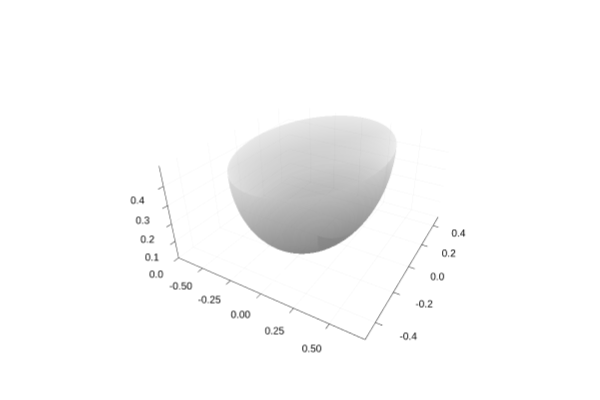

Notebook code cell kept with this figure:
### Code cell
using Plots
plotlyjs()

function substrate_surface_arrays(Ra; layers=60, nθ=30)
    phi = range(0, 2*pi, length=layers)
    theta_sphere = range(0, pi/2, length=nθ)

    x = zeros(length(theta_sphere), length(phi))
    y = similar(x)
    z = similar(x)

    for (i, θ) in enumerate(theta_sphere)
        for (j, ϕ) in enumerate(phi)
            x[i, j] = Ra * sin(θ) * cos(ϕ)
            y[i, j] = Ra * sin(θ) * sin(ϕ)
            z[i, j] = Ra * (1 - cos(θ))
        end
    end

    return x, y, z
end

x, y, z = substrate_surface_arrays(Ra)
plt = surface(x, y, z; c=:grays, alpha=0.6, legend=false, aspect_ratio=:equal)
display(plt)

### Figure 1 — Plotly figure (JSON) as saved in the notebook; plotly's stock layout.template omitted (floating-point values rounded to 4 significant figures; data arrays with more than 128 entries replaced by an {"elided": "..."} marker saying what was removed)
{"data": [{"colorbar": {"len": 0.9525, "title": "", "x": 0.9934, "y": 0.5139}, "colorscale": [[0, "rgba(13, 13, 13, 0.600)"], [1, "rgba(242, 242, 242, 0.600)"]], "name": "y1", "opacity": 0.6, "scene": "scene", "showlegend": false, "showscale": false, "type": "surface", "x": {"elided": "30x60 float values"}, "xaxis": "x", "y": {"elided": "30x60 float values"}, "yaxis": "y", "z": {"elided": "30x60 float values"}, "zaxis": "z", "zmax": 0.5, "zmin": 0}], "layout": {"annotations": [], "height": 400, "margin": {"b": 20, "l": 0, "r": 0, "t": 20}, "paper_bgcolor": "rgba(255, 255, 255, 1.000)", "plot_bgcolor": "rgba(255, 255, 255, 1.000)", "scene": {"camera": {"eye": {"x": 1.126, "y": -1.95, "z": 1.3}, "projection": "orthographic"}, "domain": {"x": [0.06582, 0.9934], "y": [0.03762, 0.9902]}, "xaxis": {"gridcolor": "rgba(0, 0, 0, 0.100)", "gridwidth": 0.5, "linecolor": "rgba(0, 0, 0, 1.000)", "mirror": false, "range": [-0.7298, 0.7305], "showgrid": true, "showline": true, "showticklabels": true, "tickangle": 0, "tickcolor": "rgb(0, 0, 0)", "tickfont": {"color": "rgba(0, 0, 0, 1.000)", "family": "sans-serif", "size": 11}, "tickmode": "array", "ticks": "inside", "ticktext": ["-0.50", "-0.25", "0.00", "0.25", "0.50"], "tickvals": [-0.5, -0.25, 0, 0.25, 0.5], "title": "", "titlefont": {"color": "rgba(0, 0, 0, 1.000)", "family": "sans-serif", "size": 15}, "type": "-", "visible": true, "zeroline": false, "zerolinecolor": "rgba(0, 0, 0, 1.000)"}, "yaxis": {"gridcolor": "rgba(0, 0, 0, 0.100)", "gridwidth": 0.5, "linecolor": "rgba(0, 0, 0, 1.000)", "mirror": false, "range": [-0.4998, 0.4998], "showgrid": true, "showline": true, "showticklabels": true, "tickangle": 0, "tickcolor": "rgb(0, 0, 0)", "tickfont": {"color": "rgba(0, 0, 0, 1.000)", "family": "sans-serif", "size": 11}, "tickmode": "array", "ticks": "inside", "ticktext": ["-0.4", "-0.2", "0.0", "0.2", "0.4"], "tickvals": [-0.4, -0.2, 0, 0.2, 0.4], "title": "", "titlefont": {"color": "rgba(0, 0, 0, 1.000)", "family": "sans-serif", "size": 15}, "type": "-", "visible": true, "zeroline": false, "zerolinecolor": "rgba(0, 0, 0, 1.000)"}, "zaxis": {"gridcolor": "rgba(0, 0, 0, 0.100)", "gridwidth": 0.5, "linecolor": "rgba(0, 0, 0, 1.000)", "mirror": false, "range": [0, 0.5], "showgrid": true, "showline": true, "showticklabels": true, "tickangle": 0, "tickcolor": "rgb(0, 0, 0)", "tickfont": {"color": "rgba(0, 0, 0, 1.000)", "family": "sans-serif", "size": 11}, "tickmode": "array", "ticks": "inside", "ticktext": ["0.0", "0.1", "0.2", "0.3", "0.4"], "tickvals": [0, 0.1, 0.2, 0.3, 0.4], "title": "", "titlefont": {"color": "rgba(0, 0, 0, 1.000)", "family": "sans-serif", "size": 15}, "type": "-", "visible": true, "zeroline": false, "zerolinecolor": "rgba(0, 0, 0, 1.000)"}}, "showlegend": false, "width": 600}}
